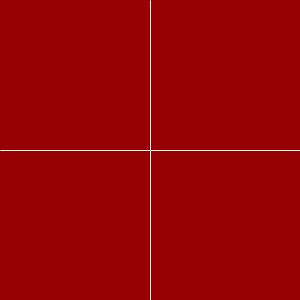
Frame 1 (no input)
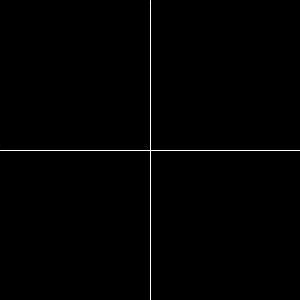
Frame 60 (the mouse pressed at the canvas centre just before this capture)
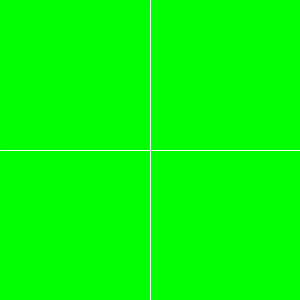
Frame 120 (the mouse held since frame 60 and released just before this capture)

The Processing sketch that drew these frames (run headless with seeded random() and noise(); from frame 60 on, the mouse is pressed at the canvas centre):

// Processing sketch: Example5_2
// ── Example5_2.pde
float r = 150;
float g;
float b;

void setup() {
  size(300,300);
  smooth();
  frameRate(30);
}

void draw() {
  background (r,g,b);
  stroke(255);
  line(width/2,0,width/2,height);
  line(0,height/2,width,height/2);
  
  if (mouseX > width/2) {
    r = r + 5;
  } else {
    r = r -5;
  }
  
  if (mouseY > height/2) {
    b = b + 5;
  } else {
    b = b - 5;
  }
  
  if (mousePressed) {
    g = g + 5;
  } else {
    g = g - 5;
  }
  
  r = constrain(r,0,255); 
  b = constrain(b,0,255);
  g = constrain(g,0,255);
  
  println("r: " + r);
  println("b: " + b);
  println("g: " + g);
}
